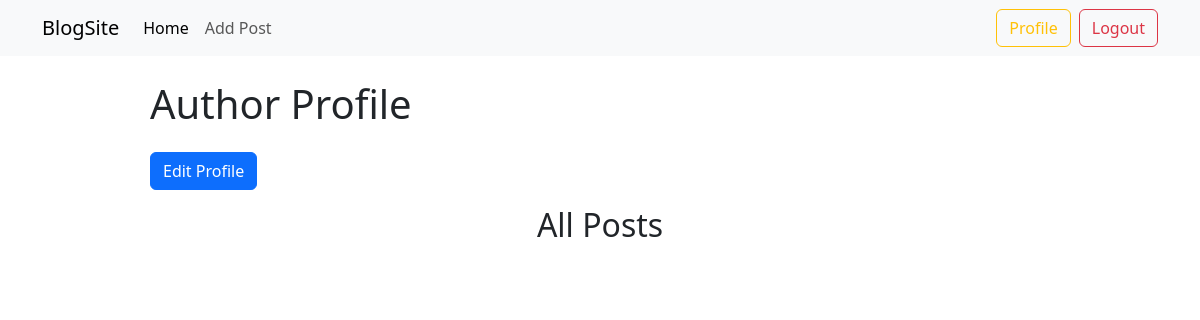
Before: /authors/profile/ (signed in) with the older database file.
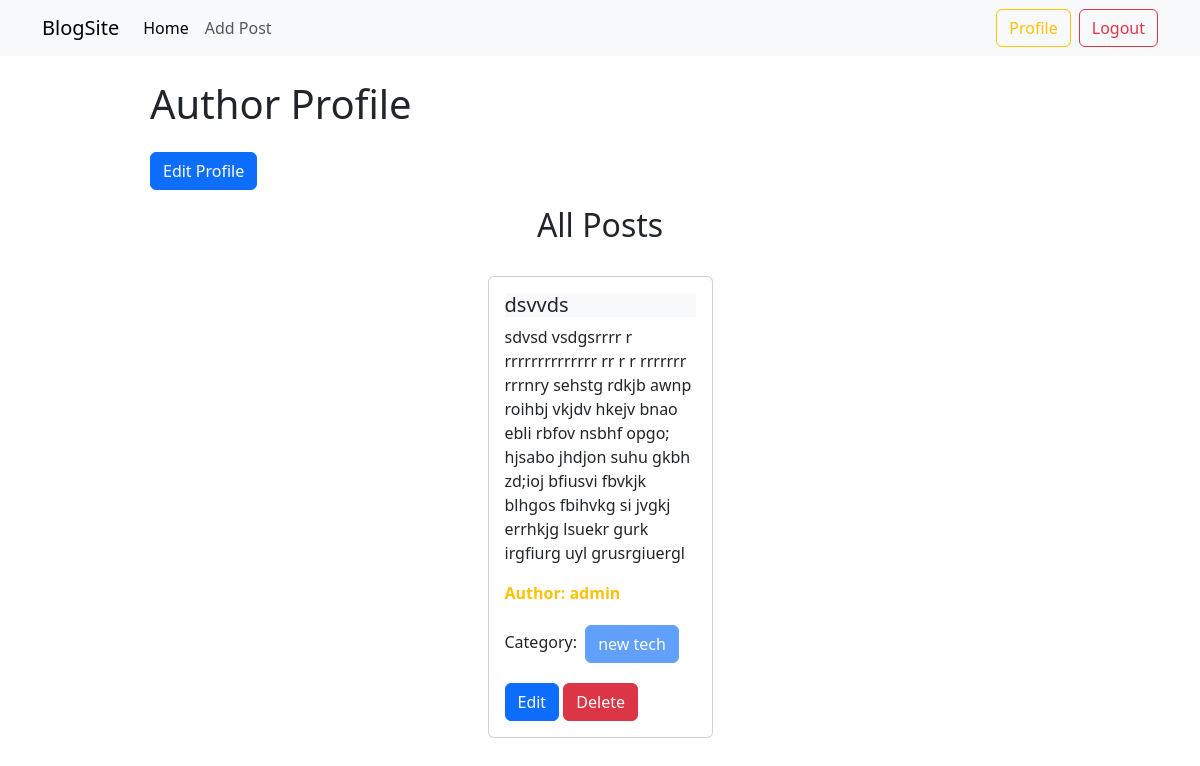
After: the same page with the newer database file.
### posts/models.py (models this page shows, shortened)
class Post(models.Model):
    title = models.CharField(max_length=50)
    content = models.TextField()
    category = models.ManyToManyField(Category)
    author = models.ForeignKey(User, on_delete=models.CASCADE)
    image = models.ImageField(upload_to='posts/', blank=True, null=True)

### categories/models.py (models this page shows, shortened)
class Category(models.Model):
    name = models.CharField(max_length=100)
    slug = models.SlugField(max_length=100, unique=True, blank=True, null=True)

### authors/views.py (the view)
# urls.py: path('profile/', profile, name='profile'),
@login_required
def profile(request):
    posts = Post.objects.filter(author=request.user)
    return render(request, 'profile.html', {'posts': posts})

### authors/templates/profile.html
{% extends "base.html" %} {% load crispy_forms_tags %} {% block content %}
<h1 class="my-4">Author Profile</h1>
<a class="btn btn-primary" href="{% url 'edit_profile' %}">Edit Profile</a>
<h2 class="text-center my-3">All Posts</h2>
<div class="d-flex flex-wrap justify-content-center">
    {% for post in posts %}
    <div class="col-sm-3 m-3">
        <div class="card">
            <div class="card-body">
                <h5 class="card-title bg-body-tertiary">{{post.title}}</h5>
                <p class="card-text">{{post.content}}</p>
                <p class="card-text fw-bold text-warning">
                    Author: {{post.author.username}}
                </p>
                <p class="card-text">
                    Category: {% for cat in post.category.all %}
                    <button class="btn btn-primary disabled m-1">
                        {{cat.name}}
                    </button>
                    {% endfor %}
                </p>
                <a href="{% url 'edit_post' post.id %}" class="btn btn-primary"
                    >Edit</a
                >
                <a href="{% url 'delete_post' post.id %}" class="btn btn-danger"
                    >Delete</a
                >
            </div>
        </div>
    </div>
    {% endfor %}
</div>
{% endblock %}

Changed rows visible on the page:
added Post: title "dsvvds", content "sdvsd vsdgsrrrr r rrrrrrrrrrrrrr rr r r rrrrrrr rrrnry sehstg rdkjb awnp roihbj vkjdv hkejv bnao ebli rbfov nsbhf opgo; hjsabo jhdjon suhu gkbh zd;ioj bfiusvi fbvkjk blhgos fbihvkg si jvgkj errhkjg lsuekr gurk irgfiurg uyl grusrgiuergl", author.username "admin"
now on this page (row unchanged): Category: name "new tech"
